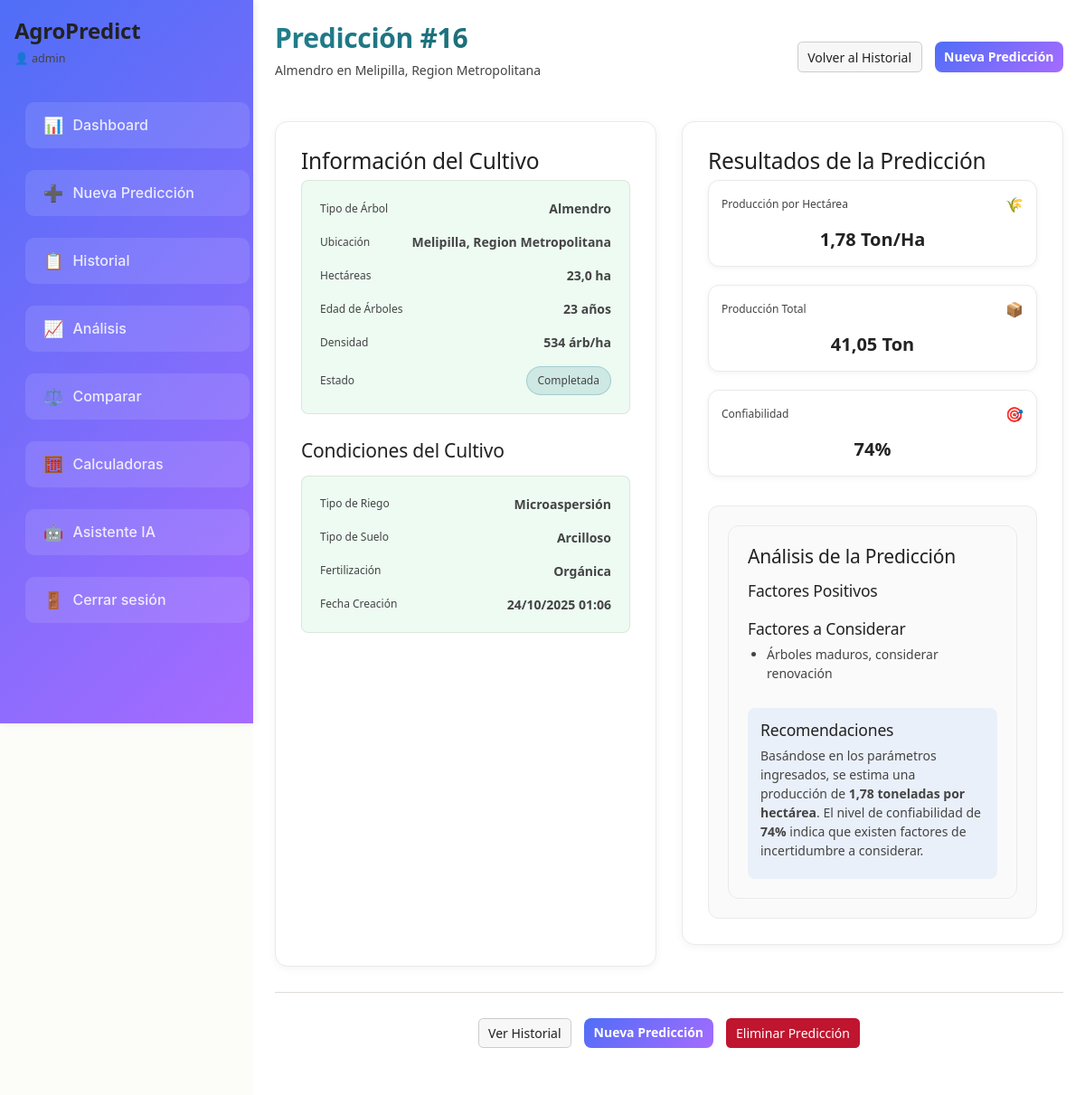
The page /prediccion/16/ (signed in) on the database its author committed.
### predicciones/models.py (models this page shows, shortened)
class Prediccion(models.Model):
    ESTADO_CHOICES = [
        ('pendiente', 'Pendiente'),
        ('procesando', 'Procesando'),
        ('completada', 'Completada'),
        ('error', 'Error'),
    ]
    usuario = models.ForeignKey(User, on_delete=models.CASCADE, related_name='predicciones')
    tipo_arbol = models.ForeignKey(TipoArbol, on_delete=models.CASCADE)
    comuna = models.ForeignKey(Comuna, on_delete=models.CASCADE)
    hectareas = models.FloatField(validators=[MinValueValidator(0.1)])
    edad_arboles = models.IntegerField(validators=[MinValueValidator(1), MaxValueValidator(100)])
    densidad_plantacion = models.IntegerField(
        help_text="Número de árboles por hectárea",
        validators=[MinValueValidator(50), MaxValueValidator(2000)]
    )
    tipo_riego = models.CharField(max_length=20, choices=[
        ('goteo', 'Goteo'),
        ('aspersion', 'Aspersión'),
        ('gravedad', 'Gravedad'),
        ('micro_aspersion', 'Microaspersión'),
    ])
    tipo_suelo = models.CharField(max_length=20, choices=[
        ('arcilloso', 'Arcilloso'),
        ('arenoso', 'Arenoso'),
        ('franco', 'Franco'),
        ('limoso', 'Limoso'),
    ])
    fertilizacion = models.CharField(max_length=20, choices=[
        ('organica', 'Orgánica'),
        ('quimica', 'Química'),
        ('mixta', 'Mixta'),
        ('ninguna', 'Ninguna'),
    ])
    produccion_total = models.FloatField(null=True, blank=True, help_text="Toneladas totales")
    produccion_por_hectarea = models.FloatField(null=True, blank=True, help_text="Toneladas por hectárea")
    confiabilidad = models.IntegerField(
        null=True, blank=True,
        validators=[MinValueValidator(0), MaxValueValidator(100)],
        help_text="Porcentaje de confiabilidad"
    )
    inversion_estimada = models.FloatField(null=True, blank=True, help_text="Inversión total estimada en CLP")
    ingresos_proyectados_5anos = models.FloatField(null=True, blank=True, help_text="Ingresos proyectados a 5 años")
    roi_proyectado = models.FloatField(null=True, blank=True, help_text="ROI proyectado a 5 años (%)")
    consumo_agua_total = models.FloatField(null=True, blank=True, help_text="Consumo total de agua en m³")
    consumo_agua_por_hectarea = models.FloatField(null=True, blank=True, help_text="Consumo de agua por hectárea en m³")
    estado = models.CharField(max_length=20, choices=ESTADO_CHOICES, default='pendiente')
    fecha_creacion = models.DateTimeField(auto_now_add=True)
    fecha_actualizacion = models.DateTimeField(auto_now=True)
    def get_rentabilidad_categoria(self):
        if not self.roi_proyectado:
            return "Sin datos"
    class Meta:
        verbose_name = "Predicción"
        verbose_name_plural = "Predicciones"
        ordering = ['-fecha_creacion']

class TipoArbol(models.Model):
    TIPO_CHOICES = [
        ('palto', 'Palto'),
        ('naranjo', 'Naranjo'),
        ('limonero', 'Limonero'),
        ('manzano', 'Manzano'),
        ('cerezo', 'Cerezo'),
        ('nogal', 'Nogal'),
        ('almendro', 'Almendro'),
        ('olivo', 'Olivo'),
        ('durazno', 'Durazno'),
        ('peral', 'Peral'),
    ]
    tipo = models.CharField(max_length=20, choices=TIPO_CHOICES, unique=True)
    nombre_cientifico = models.CharField(max_length=100, blank=True)
    rendimiento_base = models.FloatField(help_text="Toneladas por hectárea promedio")
    precio_promedio_ton = models.FloatField(
        default=0,
        help_text="Precio promedio por tonelada en CLP"
    )
    costo_plantacion_hectarea = models.FloatField(
        default=0,
        help_text="Costo de plantación por hectárea en CLP"
    )
    costo_mantenimiento_anual = models.FloatField(
        default=0,
        help_text="Costo de mantenimiento anual por hectárea en CLP"
    )
    consumo_agua_m3_ton = models.FloatField(
        default=0,
        help_text="Metros cúbicos de agua por tonelada producida"
    )
    def __str__(self):
        return self.get_tipo_display()
    class Meta:
        verbose_name = "Tipo de Árbol"
        verbose_name_plural = "Tipos de Árboles"

class Comuna(models.Model):
    nombre = models.CharField(max_length=100)
    region = models.ForeignKey(Region, on_delete=models.CASCADE, related_name='comunas')
    codigo = models.CharField(max_length=10, unique=True)
    latitud = models.FloatField(null=True, blank=True)  # NUEVO
    longitud = models.FloatField(null=True, blank=True)  # NUEVO
    class Meta:
        verbose_name = "Comuna"
        verbose_name_plural = "Comunas"

class Region(models.Model):
    nombre = models.CharField(max_length=100)
    codigo = models.CharField(max_length=10, unique=True)
    latitud = models.FloatField(null=True, blank=True)  # NUEVO
    longitud = models.FloatField(null=True, blank=True)  # NUEVO
    class Meta:
        verbose_name = "Región"
        verbose_name_plural = "Regiones"

### predicciones/views.py (the view)
# urls.py: path('prediccion/<int:pk>/', views.prediccion_detalle, name='prediccion_detalle'),
@login_required
def prediccion_detalle(request, pk):
    prediccion = get_object_or_404(Prediccion, pk=pk, usuario=request.user)
    analisis, created = AnalisisPrediccion.objects.get_or_create(
        prediccion=prediccion,
        defaults={
            'categoria_rentabilidad': prediccion.get_rentabilidad_categoria(),
            'recomendacion': generar_recomendacion_automatica(prediccion)
        }
    )
    otras_especies = Prediccion.objects.filter(
        usuario=request.user,
        comuna__region=prediccion.comuna.region,
        estado='completada'
    ).exclude(id=prediccion.id).values(
        'tipo_arbol__tipo',
        'tipo_arbol__id'
    ).annotate(
        promedio_roi=Avg('roi_proyectado'),
        promedio_produccion=Avg('produccion_por_hectarea')
    ).order_by('-promedio_roi')[:3]
    context = {
        'prediccion': prediccion,
        'analisis': analisis,
        'otras_especies': otras_especies,
    }
    return render(request, 'predicciones/prediccion_detalle.html', context)

### templates/predicciones/prediccion_detalle.html (shortened to what this page needs)
{% extends 'base.html' %}
{% load static %}
{% block content %}
<div class="page-header">
    <div style="display: flex; justify-content: space-between; align-items: center;">
        <div>
            <h2>Predicción #{{ prediccion.id }}</h2>
            <p>{{ prediccion.tipo_arbol }} en {{ prediccion.comuna.nombre }}, {{ prediccion.comuna.region.nombre }}</p>
        </div>
        <div style="display: flex; gap: 1rem;">
            <a href="{% url 'lista_predicciones' %}" class="btn btn--secondary">Volver al Historial</a>
            <a href="{% url 'nueva_prediccion' %}" class="btn btn--primary">Nueva Predicción</a>
        </div>
    </div>
</div>
<div class="prediction-layout">
    <div class="form-section">
        <h3>Información del Cultivo</h3>
        <div class="summary-grid">
            <div class="summary-item">
                <span class="summary-label">Tipo de Árbol</span>
                <span class="summary-value">{{ prediccion.tipo_arbol }}</span>
            </div>
            <div class="summary-item">
                <span class="summary-label">Ubicación</span>
                <span class="summary-value">{{ prediccion.comuna.nombre }}, {{ prediccion.comuna.region.nombre }}</span>
            </div>
            <div class="summary-item">
                <span class="summary-label">Hectáreas</span>
                <span class="summary-value">{{ prediccion.hectareas|floatformat:1 }} ha</span>
            </div>
            <div class="summary-item">
                <span class="summary-label">Edad de Árboles</span>
                <span class="summary-value">{{ prediccion.edad_arboles }} años</span>
            </div>
            <div class="summary-item">
                <span class="summary-label">Densidad</span>
                <span class="summary-value">{{ prediccion.densidad_plantacion }} árb/ha</span>
            </div>
            <div class="summary-item">
                <span class="summary-label">Estado</span>
                <span class="status status--{% if prediccion.estado == 'completada' %}success{% elif prediccion.estado == 'error' %}error{% else %}info{% endif %}">
                    {{ prediccion.get_estado_display }}
                </span>
            </div>
        </div>
        <h4 style="margin: 2rem 0 1rem 0;">Condiciones del Cultivo</h4>
        <div class="summary-grid">
            <div class="summary-item">
                <span class="summary-label">Tipo de Riego</span>
                <span class="summary-value">{{ prediccion.get_tipo_riego_display }}</span>
            </div>
            <div class="summary-item">
                <span class="summary-label">Tipo de Suelo</span>
                <span class="summary-value">{{ prediccion.get_tipo_suelo_display }}</span>
            </div>
            <div class="summary-item">
                <span class="summary-label">Fertilización</span>
                <span class="summary-value">{{ prediccion.get_fertilizacion_display }}</span>
            </div>
            <div class="summary-item">
                <span class="summary-label">Fecha Creación</span>
                <span class="summary-value">{{ prediccion.fecha_creacion|date:"d/m/Y H:i" }}</span>
            </div>
        </div>
    </div>
    <div class="results-section">
        <h3>Resultados de la Predicción</h3>
        {% if prediccion.estado == 'completada' and prediccion.produccion_por_hectarea %}
            <div class="metrics-grid" style="grid-template-columns: repeat(auto-fit, minmax(200px, 1fr));">
                <div class="metric-card">
                    <div class="metric-header">
                        <span class="metric-label">Producción por Hectárea</span>
                        <span class="decision-icon">🌾</span>
                    </div>
                    <div class="metric-value">{{ prediccion.produccion_por_hectarea|floatformat:2 }} Ton/Ha</div>
                </div>
                <div class="metric-card">
                    <div class="metric-header">
                        <span class="metric-label">Producción Total</span>
                        <span class="decision-icon">📦</span>
                    </div>
                    <div class="metric-value">{{ prediccion.produccion_total|floatformat:2 }} Ton</div>
                </div>
                <div class="metric-card">
                    <div class="metric-header">
                        <span class="metric-label">Confiabilidad</span>
                        <span class="decision-icon">🎯</span>
                    </div>
                    <div class="metric-value {% if prediccion.confiabilidad < 75 %}high-risk{% endif %}">
                        {{ prediccion.confiabilidad }}%
                    </div>
                </div>
            </div>
            <div class="card" style="margin-top: 2rem;">
                <div class="card__body">
                    <h4>Análisis de la Predicción</h4>
                    <div style="display: grid; grid-template-columns: repeat(auto-fit, minmax(250px, 1fr)); gap: 1rem; margin-top: 1rem;">
                        <div>
                            <h5>Factores Positivos</h5>
                        </div>
                        <div>
                            <h5>Factores a Considerar</h5>
                            <ul style="margin: 0.5rem 0; padding-left: 1.5rem; color: var(--color-warning);">
                                {% if prediccion.edad_arboles > 20 %}
                                    <li>Árboles maduros, considerar renovación</li>
                                {% endif %}
                            </ul>
                        </div>
                    </div>
                    <div style="margin-top: 1.5rem; padding: 1rem; background: var(--color-bg-1); border-radius: var(--radius-base);">
                        <h5>Recomendaciones</h5>
                        <p style="margin: 0.5rem 0;">
                            Basándose en los parámetros ingresados, se estima una producción de
                            <strong>{{ prediccion.produccion_por_hectarea|floatformat:2 }} toneladas por hectárea</strong>.
                            El nivel de confiabilidad de <strong>{{ prediccion.confiabilidad }}%</strong> indica
                            {% if prediccion.confiabilidad >= 85 %}
                                una predicción muy confiable.
                            {% elif prediccion.confiabilidad >= 75 %}
                                una predicción confiable.
                            {% else %}
                                que existen factores de incertidumbre a considerar.
                            {% endif %}
                        </p>
                    </div>
                </div>
            </div>
        {% endif %}
    </div>
</div>
<div style="text-align: center; margin-top: 2rem; padding: 2rem; border-top: 1px solid var(--color-border);">
    <div style="display: flex; justify-content: center; gap: 1rem;">
        <a href="{% url 'lista_predicciones' %}" class="btn btn--secondary btn--lg">Ver Historial</a>
        <a href="{% url 'nueva_prediccion' %}" class="btn btn--primary btn--lg">Nueva Predicción</a>
        <form method="post" action="{% url 'eliminar_prediccion' prediccion.pk %}" style="display: inline;" onsubmit="return confirm('¿Está seguro de eliminar esta predicción?')">
            <button type="submit" class="btn btn--lg" style="background: var(--color-error); color: white;">
                Eliminar Predicción
            </button>
        </form>
    </div>
</div>
{% endblock %}

### templates/base.html (shortened to what this page needs)
<!DOCTYPE html>
<html lang="es">
<head>
    {% load static %}
    <link rel="stylesheet" href="{% static 'css/style.css' %}">
    <link href="https://cdn.jsdelivr.net/npm/bootstrap@5.3.0/dist/css/bootstrap.min.css" rel="stylesheet">
    <link rel="stylesheet" href="https://cdnjs.cloudflare.com/ajax/libs/font-awesome/6.4.0/css/all.min.css">
</head>
<body>
    <div class="app-layout">
        <nav class="sidebar">
            <div class="sidebar-header">
                <h1 class="logo">AgroPredict</h1>
                {% if request.user.is_authenticated %}
                    <p style="margin-top: 0.5rem; font-size: 0.9rem; color: #ddd;">
                        👤 {{ request.user.username }}
                    </p>
                {% endif %}
            </div>
            <div class="sidebar-nav">
                <a href="{% url 'dashboard' %}" class="nav-item {% if request.resolver_match.url_name == 'dashboard' %}active{% endif %}">
                    <span class="nav-icon">📊</span>
                    Dashboard
                </a>
                <a href="{% url 'nueva_prediccion' %}" class="nav-item {% if request.resolver_match.url_name == 'nueva_prediccion' %}active{% endif %}">
                    <span class="nav-icon">➕</span>
                    Nueva Predicción
                </a>
                <a href="{% url 'lista_predicciones' %}" class="nav-item {% if request.resolver_match.url_name == 'lista_predicciones' %}active{% endif %}">
                    <span class="nav-icon">📋</span>
                    Historial
                </a>
                <a href="{% url 'analisis_prediccion' %}" class="nav-item {% if 'analisis' in request.resolver_match.url_name %}active{% endif %}">
                    <span class="nav-icon">📈</span>
                    Análisis
                </a>
                <a href="{% url 'comparacion_predicciones' %}" class="nav-item {% if request.resolver_match.url_name == 'comparacion_predicciones' %}active{% endif %}">
                    <span class="nav-icon">⚖️</span>
                    Comparar
                </a>
                <a href="{% url 'calculadoras_agricolas' %}" class="nav-item {% if 'calculadoras' in request.resolver_match.url_name %}active{% endif %}">
                    <span class="nav-icon">🧮</span>
                    Calculadoras
                </a>
                <a href="{% url 'ia_chat_page' %}" class="nav-item {% if request.resolver_match.url_name == 'ia_chat_page' %}active{% endif %}">
                    <span class="nav-icon">🤖</span>
                    Asistente IA
                </a>
        {% if request.user.is_authenticated %}
                    <a href="{% url 'logout' %}" class="nav-item">
                        <span class="nav-icon">🚪</span>
                        Cerrar sesión
                    </a>
                {% endif %}
            </div>
        </nav>
        <main class="main-content">
            {% block content %}
            {% endblock %}
        </main>
    </div>
</body>
</html>

### rows shown on the page
Prediccion: id "16", tipo_arbol "Almendro", comuna.nombre "Melipilla", comuna.region.nombre "Region Metropolitana", hectareas "23,0", edad_arboles "23", densidad_plantacion "534", estado "Completada", tipo_riego "Microaspersión", tipo_suelo "Arcilloso", fertilizacion "Orgánica", fecha_creacion "24/10/2025 01:06", produccion_por_hectarea "1,78", produccion_total "41,05", confiabilidad "74"

### other values the page prints
{{ request.user.username }} "admin"
